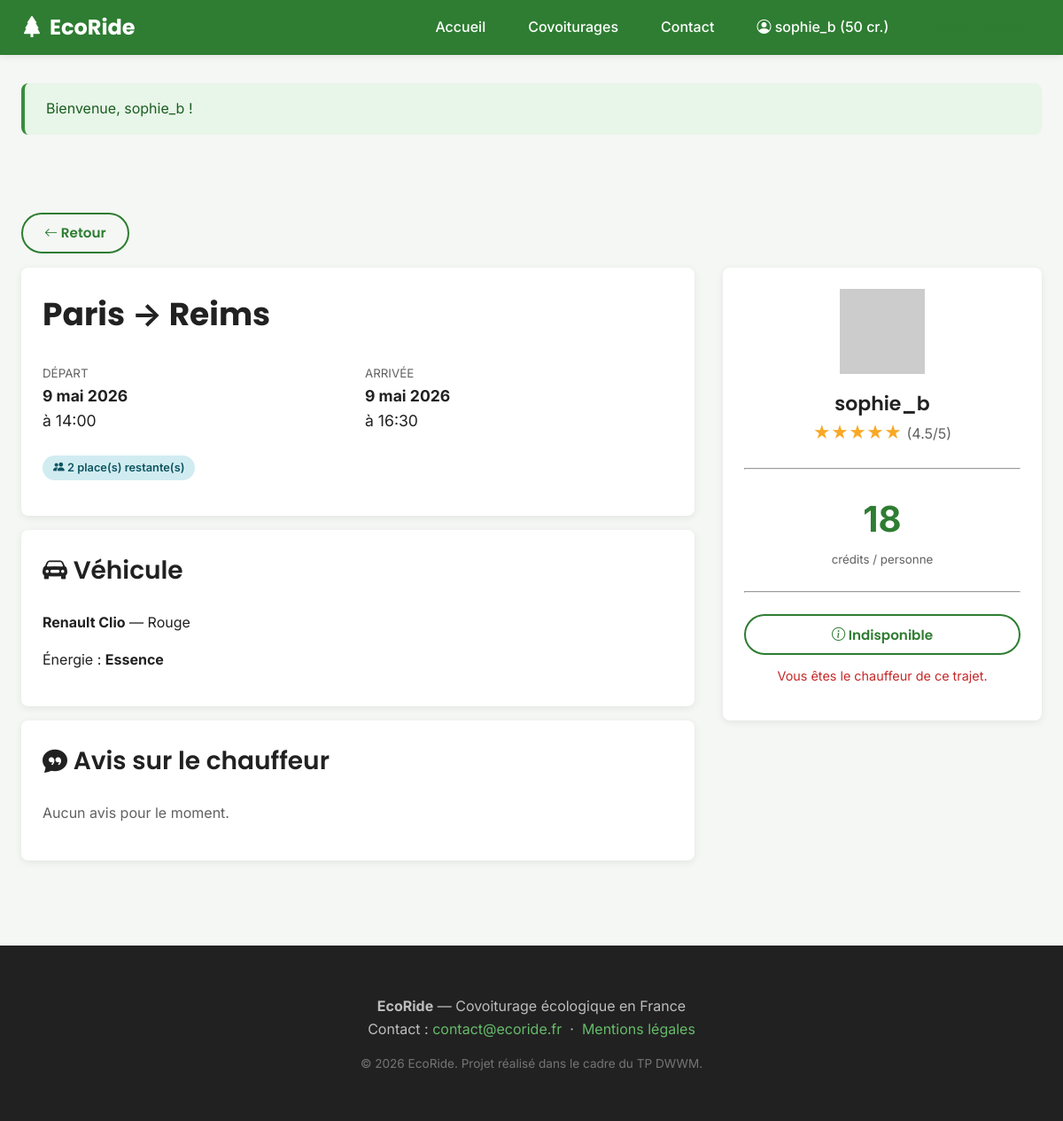
Page /covoiturages/2 (signed in) on the committed database.
### tables this page shows
CREATE TABLE covoiturage (
    covoiturage_id     INT AUTO_INCREMENT PRIMARY KEY,
    chauffeur_id       INT NOT NULL,
    voiture_id         INT NOT NULL,
    date_depart        DATE NOT NULL,
    heure_depart       TIME NOT NULL,
    date_arrivee       DATE NOT NULL,
    heure_arrivee      TIME NOT NULL,
    lieu_depart        VARCHAR(100) NOT NULL,
    lieu_arrivee       VARCHAR(100) NOT NULL,
    statut             ENUM('prevu','en_cours','termine','annule') NOT NULL DEFAULT 'prevu',
    nb_place           TINYINT NOT NULL,
    prix_personne      DECIMAL(6,2) NOT NULL,
    FOREIGN KEY (chauffeur_id) REFERENCES utilisateur(utilisateur_id) ON DELETE CASCADE,
    FOREIGN KEY (voiture_id)   REFERENCES voiture(voiture_id),
    INDEX idx_recherche (lieu_depart, lieu_arrivee, date_depart),
    INDEX idx_statut (statut)
);

CREATE TABLE utilisateur (
    utilisateur_id     INT AUTO_INCREMENT PRIMARY KEY,
    pseudo             VARCHAR(50) NOT NULL UNIQUE,
    email              VARCHAR(150) NOT NULL UNIQUE,
    password_hash      VARCHAR(255) NOT NULL,
    nom                VARCHAR(50),
    prenom             VARCHAR(50),
    telephone          VARCHAR(20),
    date_naissance     DATE,
    photo              VARCHAR(255) DEFAULT 'default-avatar.png',
    credit             INT NOT NULL DEFAULT 20,
    statut             ENUM('actif','suspendu') NOT NULL DEFAULT 'actif',
    date_creation      DATETIME NOT NULL DEFAULT CURRENT_TIMESTAMP,
    INDEX idx_email (email),
    INDEX idx_pseudo (pseudo)
);

CREATE TABLE marque (
    marque_id      INT AUTO_INCREMENT PRIMARY KEY,
    libelle        VARCHAR(50) NOT NULL UNIQUE
);

CREATE TABLE voiture (
    voiture_id                       INT AUTO_INCREMENT PRIMARY KEY,
    utilisateur_id                   INT NOT NULL,
    marque_id                        INT NOT NULL,
    modele                           VARCHAR(50) NOT NULL,
    immatriculation                  VARCHAR(15) NOT NULL UNIQUE,
    energie                          ENUM('essence','diesel','electrique','hybride','gpl') NOT NULL,
    couleur                          VARCHAR(30),
    date_premiere_immatriculation    DATE,
    nb_places                        TINYINT NOT NULL DEFAULT 4,
    FOREIGN KEY (utilisateur_id) REFERENCES utilisateur(utilisateur_id) ON DELETE CASCADE,
    FOREIGN KEY (marque_id)      REFERENCES marque(marque_id),
    INDEX idx_energie (energie)
);

### views/covoiturage/show.php (the view, shortened to what the rows shown need)
<div class="container">
    <a href="javascript:history.back()" class="btn btn-secondary" style="margin-bottom:1rem">
        <i class="bi bi-arrow-left"></i> Retour
    </a>
    <div style="display:grid;grid-template-columns:1fr 360px;gap:2rem">
        <div>
            <div class="card">
                <h1 style="margin-top:0"><?= e($covoiturage['lieu_depart']) ?> → <?= e($covoiturage['lieu_arrivee']) ?></h1>
                <div style="display:grid;grid-template-columns:1fr 1fr;gap:1rem;margin:1.5rem 0">
                    <div>
                        <small style="color:var(--color-text-muted)">DÉPART</small>
                        <p style="margin:0;font-size:1.1rem">
                            <strong><?= format_date_fr($covoiturage['date_depart']) ?></strong><br>
                            à <?= substr($covoiturage['heure_depart'], 0, 5) ?>
                        </p>
                    </div>
                    <div>
                        <small style="color:var(--color-text-muted)">ARRIVÉE</small>
                        <p style="margin:0;font-size:1.1rem">
                            <strong><?= format_date_fr($covoiturage['date_arrivee']) ?></strong><br>
                            à <?= substr($covoiturage['heure_arrivee'], 0, 5) ?>
                        </p>
                    </div>
                </div>
                <div style="display:flex;gap:1rem;flex-wrap:wrap;margin-bottom:1rem">
                    <span class="badge badge-info"><i class="bi bi-people-fill"></i> <?= $covoiturage['places_restantes'] ?> place(s) restante(s)</span>
                </div>
            </div>
            <div class="card" style="margin-top:1rem">
                <h2><i class="bi bi-car-front-fill"></i> Véhicule</h2>
                <p>
                    <strong><?= e($covoiturage['marque_libelle']) ?> <?= e($covoiturage['modele']) ?></strong>
                    — <?= e($covoiturage['couleur']) ?>
                </p>
                <p>Énergie : <strong><?= e(ucfirst($covoiturage['energie'])) ?></strong></p>
            </div>
            <div class="card" style="margin-top:1rem">
                <h2><i class="bi bi-chat-quote-fill"></i> Avis sur le chauffeur</h2>
                <?php if (empty($avis)): ?>
                    <p style="color:var(--color-text-muted)">Aucun avis pour le moment.</p>
                <?php endif; ?>
            </div>
        </div>
        <aside>
            <div class="card" style="position:sticky;top:90px">
                <div style="text-align:center">
                    <img src="<?= asset('images/' . ($covoiturage['chauffeur_photo'] ?? 'default-avatar.png')) ?>"
                         alt="" class="driver-photo"
                         style="width:96px;height:96px"
                         onerror="this.src='https://api.dicebear.com/7.x/initials/svg?seed=<?= urlencode($covoiturage['chauffeur_pseudo']) ?>'">
                    <h3 style="margin:0.5rem 0 0"><?= e($covoiturage['chauffeur_pseudo']) ?></h3>
                    <?php if ($noteMoyenne !== null): ?>
                        <div class="rating" style="font-size:1.2rem">
                            <?php
                            $n = (int) round($noteMoyenne);
                            echo str_repeat('★', $n) . str_repeat('<span class="empty">★</span>', 5 - $n);
                            ?>
                            <small style="color:var(--color-text-muted)">(<?= $noteMoyenne ?>/5)</small>
                        </div>
                    <?php endif; ?>
                </div>
                <hr style="margin:1.5rem 0">
                <div style="text-align:center">
                    <div class="price" style="font-size:2.5rem;color:var(--color-primary);font-weight:700">
                        <?= number_format((float) $covoiturage['prix_personne'], 0) ?>
                    </div>
                    <small style="color:var(--color-text-muted)">crédits / personne</small>
                </div>
                <hr style="margin:1.5rem 0">
                <?php if (!Auth::check()): ?>
                    <a href="/login?next=<?= urlencode("/covoiturages/{$covoiturage['covoiturage_id']}") ?>"
                       class="btn btn-primary btn-block">Se connecter pour participer</a>
                    <p style="text-align:center;margin-top:0.75rem;color:var(--color-text-muted);font-size:0.9rem">
                        Pas encore de compte ? <a href="/register">S'inscrire</a>
                    </p>
                <?php else: ?>
                    <button class="btn btn-secondary btn-block" disabled>
                        <i class="bi bi-info-circle"></i> Indisponible
                    </button>
                    <p style="text-align:center;margin-top:0.75rem;color:var(--color-error);font-size:0.9rem">
                        <?= e($reason) ?>
                    </p>
                <?php endif; ?>
            </div>
        </aside>
    </div>
</div>

### src/Core/Router.php (shortened to what the rows shown need)
<?php
final class Router
{
    private array $routes = [
        'GET'    => [],
        'POST'   => [],
        'PUT'    => [],
        'DELETE' => [],
    ];
    private function add(string $method, string $path, callable|array $handler): void
    {
        $this->routes[$method][$path] = $handler;
    }
    public function dispatch(string $method, string $uri): void
    {
        $uri = parse_url($uri, PHP_URL_PATH) ?: '/';
        $uri = rtrim($uri, '/') ?: '/';
        foreach ($this->routes[$method] ?? [] as $path => $handler) {
            $pattern = preg_replace('#\{([a-zA-Z_]+)\}#', '(?P<$1>[^/]+)', $path);
            $pattern = '#^' . $pattern . '$#';
            if (preg_match($pattern, $uri, $matches)) {
                $params = array_filter($matches, 'is_string', ARRAY_FILTER_USE_KEY);
                $this->call($handler, $params);
                return;
            }
        }
    }
    private function call(callable|array $handler, array $params): void
    {
        if (is_array($handler) && count($handler) === 2) {
            [$class, $method] = $handler;
            $instance = new $class();
            $instance->$method(...array_values($params));
            return;
        }
    }
}

### views/layouts/main.php (shortened to what the rows shown need)
<!DOCTYPE html>
<html lang="fr">
<head>
    <link rel="stylesheet" href="https://cdn.jsdelivr.net/npm/bootstrap-icons@1.11.3/font/bootstrap-icons.css">
    <link rel="stylesheet" href="<?= asset('css/app.css') ?>">
</head>
<body>
<?php require __DIR__ . '/../partials/navbar.php'; ?>
<main>
    <?php if ($msg = flash('success')): ?>
        <div class="container"><div class="alert alert-success"><?= e($msg) ?></div></div>
    <?php endif; ?>
    <?= $content ?? '' ?>
</main>
<?php require __DIR__ . '/../partials/footer.php'; ?>
</body>
</html>

### views/partials/navbar.php (shortened to what the rows shown need)
<?php
$user = Auth::user();
$path = parse_url($_SERVER['REQUEST_URI'] ?? '/', PHP_URL_PATH);
?>
<nav class="navbar">
    <div class="navbar-container">
        <a href="/" class="navbar-brand">
            <i class="bi bi-tree-fill"></i> EcoRide
        </a>
        <ul class="navbar-nav">
            <li><a href="/" class="<?= $path === '/' ? 'active' : '' ?>">Accueil</a></li>
            <li><a href="/covoiturages" class="<?= str_starts_with($path, '/covoiturages') ? 'active' : '' ?>">Covoiturages</a></li>
            <li><a href="/contact" class="<?= $path === '/contact' ? 'active' : '' ?>">Contact</a></li>
            <?php if ($user): ?>
                <li><a href="/mon-espace"><i class="bi bi-person-circle"></i> <?= e($user['pseudo']) ?> (<?= $user['credit'] ?> cr.)</a></li>
                <li>
                    <form method="post" action="/logout" style="display:inline">
                        <button type="submit" class="btn btn-secondary" style="padding:0.4rem 1rem">Déconnexion</button>
                    </form>
                </li>
            <?php else: ?>
                <li><a href="/login" class="btn-cta">Connexion</a></li>
            <?php endif; ?>
        </ul>
    </div>
</nav>

### views/partials/footer.php
<footer class="footer">
    <div>
        <p>
            <strong>EcoRide</strong> — Covoiturage écologique en France<br>
            Contact : <a href="mailto:contact@ecoride.fr">contact@ecoride.fr</a>
            &nbsp;·&nbsp;
            <a href="/mentions-legales">Mentions légales</a>
        </p>
        <p style="font-size:0.85rem;color:#757575;margin-top:1rem">
            © <?= date('Y') ?> EcoRide. Projet réalisé dans le cadre du TP DWWM.
        </p>
    </div>
</footer>

### rows in the picture
covoiturage: chauffeur.pseudo "sophie_b", lieu_depart "Paris", lieu_arrivee "Reims", date_depart "9 mai 2026", heure_depart "14:00", date_arrivee "9 mai 2026", heure_arrivee "16:30", places_restantes "2", marque.libelle "Renault", voiture.modele "Clio", voiture.couleur "Rouge", voiture.energie "Essence", n "★★★★★", noteMoyenne "4.5", prix_personne "18", reason "Vous êtes le chauffeur de ce trajet."
